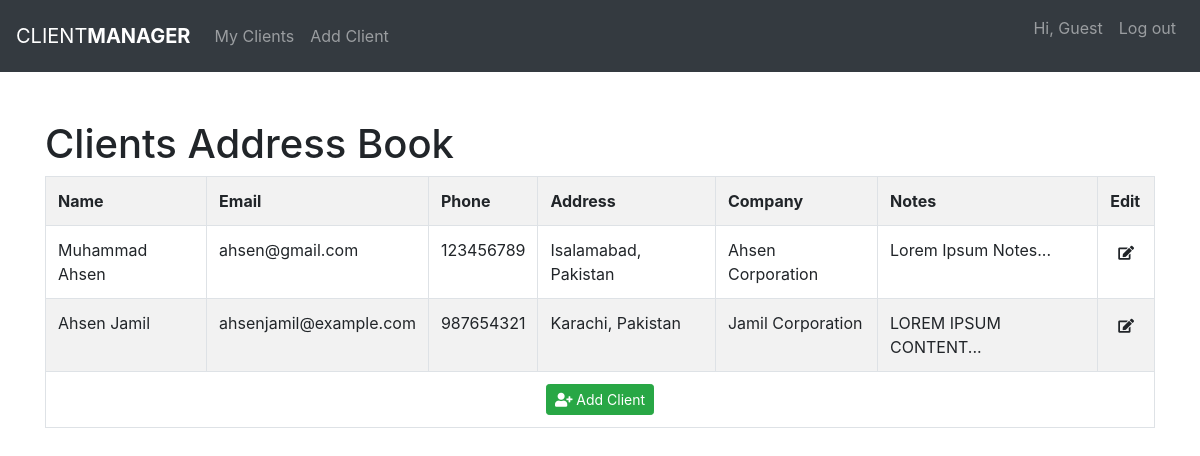
The page /clients.php (signed in) on the database its author committed.
### tables this page shows
CREATE TABLE `clients` (
  `id` int(11) UNSIGNED NOT NULL,
  `name` varchar(100) NOT NULL,
  `email` varchar(100) NOT NULL,
  `phone` varchar(40) DEFAULT NULL,
  `address` varchar(255) DEFAULT NULL,
  `company` varchar(100) DEFAULT NULL,
  `notes` text,
  `userId` int(11) UNSIGNED NOT NULL,
  `date_added` timestamp NOT NULL DEFAULT CURRENT_TIMESTAMP
);

### clients.php (the view, shortened to what this page needs)
<?php
    include('inc/connection.php');
    $userId = $_SESSION['loggedInId'];
    $query = "SELECT * FROM clients WHERE userId = '$userId';";
    $result = mysqli_query($conn, $query);
    include('inc/header.php');
?>
<div class="container mt-5">
    <h1>Clients Address Book</h1>
    <table class="table table-striped table-bordered">
        <tr>
            <th>Name</th>
            <th>Email</th>
            <th>Phone</th>
            <th>Address</th>
            <th>Company</th>
            <th>Notes</th>
            <th>Edit</th>
        </tr>
        <?php
            if( mysqli_num_rows( $result ) > 0 ) {
                while( $row = mysqli_fetch_assoc( $result ) ) {
                    echo "<tr>";
                    echo "<td>".$row['name']."</td>";
                    echo "<td>".$row['email']."</td>";
                    echo "<td>".$row['phone']."</td>";
                    echo "<td>".$row['address']."</td>";
                    echo "<td>".$row['company']."</td>";
                    echo "<td>".$row['notes']."</td>";
                    echo '<td><a href="edit.php?id='.$row['id'] . '" type="button" class="btn btn-defualt btn-sm border-0 rounded" >
                        <i class="fas fa-edit"></i>
                        </a></td>';
                    echo "</tr>";
                }
            } else {
                echo "<div class='alert alert-warning'>You've no clients!<button type='button' class='close'>
                <span data-dismiss='alert' aria-hidden='true'>&times;</span></button></div>";
            }
        ?>
        <tr>
            <td colspan="7">
                <div class="text-center">
                <?php
                echo "<a href='addClients.php?id=".$_SESSION['loggedInId'] . "' class='btn btn-success btn-sm'>
                        <i class='fas fa-user-plus'></i> Add Client
                     </a>"
                ?>
                </div>
            </td>
        </tr>
    </table>
    <?php include('inc/footer.php'); ?>

### inc/header.php (shortened to what this page needs)
<!DOCTYPE html>
<html lang="en">
<head>
    <link rel="stylesheet" href="https://use.fontawesome.com/releases/v5.8.2/css/all.css">
    <link rel="stylesheet" href="https://stackpath.bootstrapcdn.com/bootstrap/4.3.1/css/bootstrap.min.css">
    <link rel="stylesheet" href="css/styles.css">
</head>
<body>
    <nav class="navbar navbar-expand-lg navbar-dark bg-dark">
        <a class="navbar-brand" href="index.php">CLIENT<strong>MANAGER</strong></a>
        <div class="collapse navbar-collapse" id="navbarColor01">
            <?php
                if( $_SESSION != NULL ) { ?>
                <ul class="navbar-nav mr-auto">
                    <li class="nav-item">
                        <a class="nav-link" href="clients.php">My Clients <span class="sr-only">(current)</span></a>
                    </li>
                    <li class="nav-item">
                        <a class="nav-link" href="addClients.php">Add Client</a>
                    </li>
                </ul>
                <ul class="navbar-nav ml-auto">
                        <p class="nav-link" href="#">Hi, <?php if( !$_SESSION['loggedInUser'] ){ echo 'Guest'; } else { echo $_SESSION['loggedInUser']; }?></p>
                    <li class="nav-item pull-right">
                        <a class="nav-link" href="logout.php">Log out</a>
                    </li>
                </ul>
            <?php
                }
            ?>
        </div>
    </nav>

### inc/footer.php (shortened to what this page needs)
</body>
</html>

### css/styles.css (style rules this page uses)
body, html { height: 100%; }

### rows shown on the page
clients: name "Muhammad Ahsen", email "ahsen@gmail.com", phone "123456789", address "Isalamabad, Pakistan", company "Ahsen Corporation", notes "Lorem Ipsum Notes..."
clients: name "Ahsen Jamil", email "ahsenjamil@example.com", phone "987654321", address "Karachi, Pakistan", company "Jamil Corporation", notes "LOREM IPSUM CONTENT..."

### other values the page prints
$_SESSION['loggedInUser'] "Guest"
